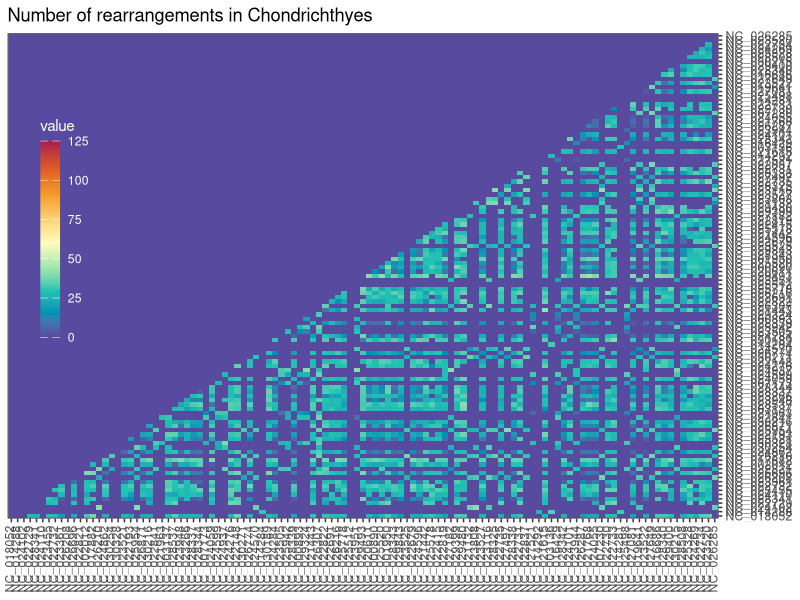

R code for this plot:
library(ggplot2)
library(reshape2)
library(scales)
# library(dplyr)

rearrange <-
  read.table("rearrange_count_Chondrichthyes.tsv", header = TRUE)
rearrange_mat <- as.matrix(rearrange)
melted_rearrange_mat <- melt(rearrange_mat)


ggplot(melted_rearrange_mat, aes(x = Var2, y = Var1)) +
  geom_raster(aes(fill = value)) +
  # scale_fill_gradient2(low = "red", mid = "white",
  #                      high = "blue", midpoint = 65, space = "Lab") +
  scale_fill_gradientn(
    colours = hcl.colors(9, palette = "spectral", rev = TRUE),
    values = rescale(c(0, 40, 80, 125)),
    limits = c(0, 125)
  ) +
  theme_bw() +
  ggtitle("Number of rearrangements in Chondrichthyes") +
  scale_y_discrete(position = "right") +
  theme(
    axis.title.x = element_blank(),
    axis.title.y = element_blank(),
    axis.text.x = element_text(angle = 90, vjust = 0.3),
    legend.position = c(0.08, 0.6),
    legend.background = element_rect(fill = "transparent"),
    legend.title = element_text(color = "white"),
    legend.text = element_text(color = "white"),
    legend.key.size = unit(1.0, "cm"),
    legend.key.width = unit(0.5, "cm")
  )

# ggsave("rearrange_count_Chondrichthyes.pdf", scale = 3)


# n_row_col <- 113
# entropy <- scan("ent_Chondrichthyes.tsv", quiet = TRUE)
# ent_mat <- matrix(entropy,
#                   byrow = T,
#                   nrow = n_row_col,
# ncol = n_row_col)


# entropy <- read.table("ent_Chondrichthyes.tsv", header = TRUE)
# entropy_mat <- as.matrix(entropy)
# threshold <- 0.5
# # entropy_mat[entropy_mat < threshold] <- threshold
# melted_ent_mat <- melt(entropy_mat)
#
# ggplot(melted_ent_mat, aes(x = Var2, y = Var1)) +
#   geom_raster(aes(fill=value)) +
#   scale_fill_gradient(low="yellow", high="dark green") +
#   theme_bw() + theme(axis.text.x=element_text(angle=90, vjust=0.3))



# ggplot(melted_ent_mat, aes(x = value)) +
#   geom_density(fill = 'blue')


# melted_ent_mat <- melt(ent_mat) %>%
#   mutate(val_trimmed = case_when(
#     value <= threshold ~ threshold,
#     T ~ value
#   ))
#
# ggplot(melted_ent_mat, aes(x = Var1, y = Var2, fill = val_trimmed)) +
#   geom_raster() +
#   scale_fill_gradient(low="yellow", high="dark green")